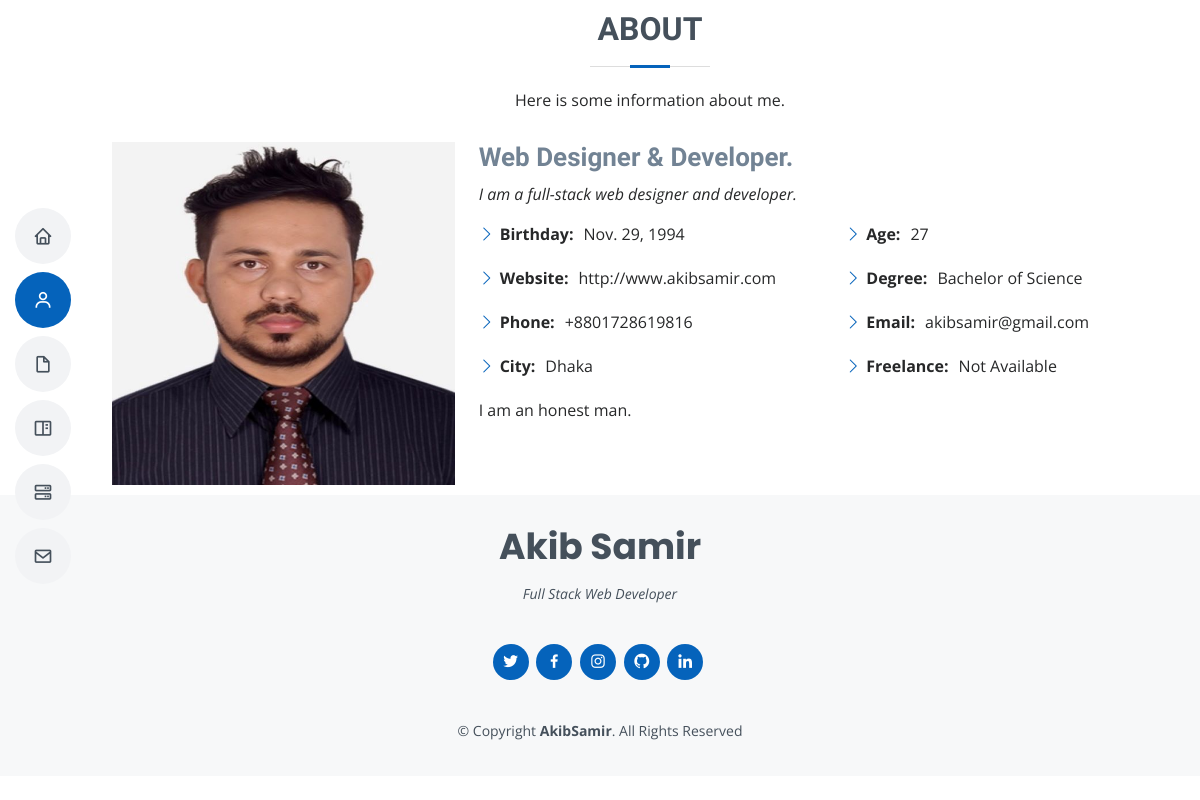
The page /about/ on the database its author committed.
### main/models.py (models this page shows, shortened)
class About(models.Model):
    title1 = models.CharField(max_length=100, blank=True, null=True)
    title2 = models.CharField(max_length=100, blank=True, null=True)
    sub_title = models.CharField(max_length=200, blank=True, null=True)
    description = models.TextField(blank=True, null=True)
    birthday = models.DateField(auto_now_add=False)
    age = models.IntegerField(null=True, blank=True)
    website = models.URLField(blank=True, null=True)
    image = models.ImageField(upload_to='profile', blank=True)
    degree = models.CharField(max_length=100, blank=True)
    phone = models.CharField(max_length=100, blank=True)
    email = models.EmailField(max_length=100, blank=True)
    city = models.CharField(max_length=200, blank=True)
    freelance = models.CharField(max_length=100, blank=True)
    extra_info = models.TextField(blank=True)
    class Meta:
        verbose_name_plural = "about"

### main/views.py (the view)
# urls.py: path('about/', views.about, name="about"),
def about(request):
    abouts = About.objects.all()
    context = {
        'abouts':abouts,
    }
    return render(request, 'about.html', context=context)

### templates/about.html (shortened to what this page needs)
{% extends 'base.html' %}
{% block content %}
<main id="main">
    <section id="about" class="about">
        {% for about in abouts %}
        <div class="container" data-aos="fade-up">
            <div class="section-title">
                <h2>About</h2>
                <p>{{about.description}}</p>
            </div>
            <div class="row">
                <div class="col-lg-4">
                    <img src="{{about.image.url}}" class="img-fluid" alt="">
                </div>
                <div class="col-lg-8 pt-4 pt-lg-0 content">
                    <h3>{{about.title1}} &amp; {{about.title2}}.</h3>
                    <p class="fst-italic">
                        {{about.sub_title}}
                    </p>
                    <div class="row">
                        <div class="col-lg-6">
                            <ul>
                                <li><i class="bi bi-chevron-right"></i> <strong>Birthday:</strong>
                                    <span>{{about.birthday}}</span>
                                </li>
                                <li><i class="bi bi-chevron-right"></i> <strong>Website:</strong>
                                    <span>{{about.website}}</span>
                                </li>
                                <li><i class="bi bi-chevron-right"></i> <strong>Phone:</strong>
                                    <span>{{about.phone}}</span>
                                </li>
                                <li><i class="bi bi-chevron-right"></i> <strong>City:</strong>
                                    <span>{{about.city}}</span>
                                </li>
                            </ul>
                        </div>
                        <div class="col-lg-6">
                            <ul>
                                <li><i class="bi bi-chevron-right"></i> <strong>Age:</strong> <span>{{about.age}}</span>
                                </li>
                                <li><i class="bi bi-chevron-right"></i> <strong>Degree:</strong>
                                    <span>{{about.degree}}</span>
                                </li>
                                <li><i class="bi bi-chevron-right"></i> <strong>Email:</strong>
                                    <span>{{about.email}}</span>
                                </li>
                                <li><i class="bi bi-chevron-right"></i> <strong>Freelance:</strong>
                                    <span>{{about.freelance}}</span>
                                </li>
                            </ul>
                        </div>
                    </div>
                    <p>
                        {{about.extra_info}}
                    </p>
                </div>
            </div>
            {% endfor %}
        </div>
    </section>
</main>
{% endblock %}

### static/css/style.css (style rules this page uses)
body { font-family: "Open Sans", sans-serif; color: #272829; }
h1, h2, h3, h4, h5, h6 { font-family: "Raleway", sans-serif; }
@media (min-width: 992px) { #main { margin-left: 100px; } }
ul li { list-style: none; }
section { padding: 10px 0; overflow: hidden; }
.section-title { text-align: center; padding-bottom: 30px; }
.section-title h2 { font-size: 32px; font-weight: bold; text-transform: uppercase; margin-bottom: 20px; padding-bottom: 20px; position: relative; color: #45505b; }
.section-title h2::before { content: ""; position: absolute; display: block; width: 120px; height: 1px; background: #ddd; bottom: 1px; left: calc(50% - 60px); }
.section-title h2::after { content: ""; position: absolute; display: block; width: 40px; height: 3px; background: #0563bb; bottom: 0; left: calc(50% - 20px); }
.section-title p { margin-bottom: 0; }
.about .content h3 { font-weight: 700; font-size: 26px; color: #728394; }
.about .content ul { list-style: none; padding: 0; }
.about .content ul li { margin-bottom: 20px; display: flex; align-items: center; }
.about .content ul strong { margin-right: 10px; }
.about .content ul i { font-size: 16px; margin-right: 5px; color: #0563bb; line-height: 0; }
.about .content p:last-child { margin-bottom: 0; }

### rows shown on the page
About: description "Here is some information about me.", image (picture), title1 "Web Designer", title2 "Developer", sub_title "I am a full-stack web designer and developer.", birthday "Nov. 29, 1994", website "http://www.akibsamir.com", phone "+8801728619816", city "Dhaka", age "27", degree "Bachelor of Science", email "akibsamir@gmail.com", freelance "Not Available", extra_info "I am an honest man."
